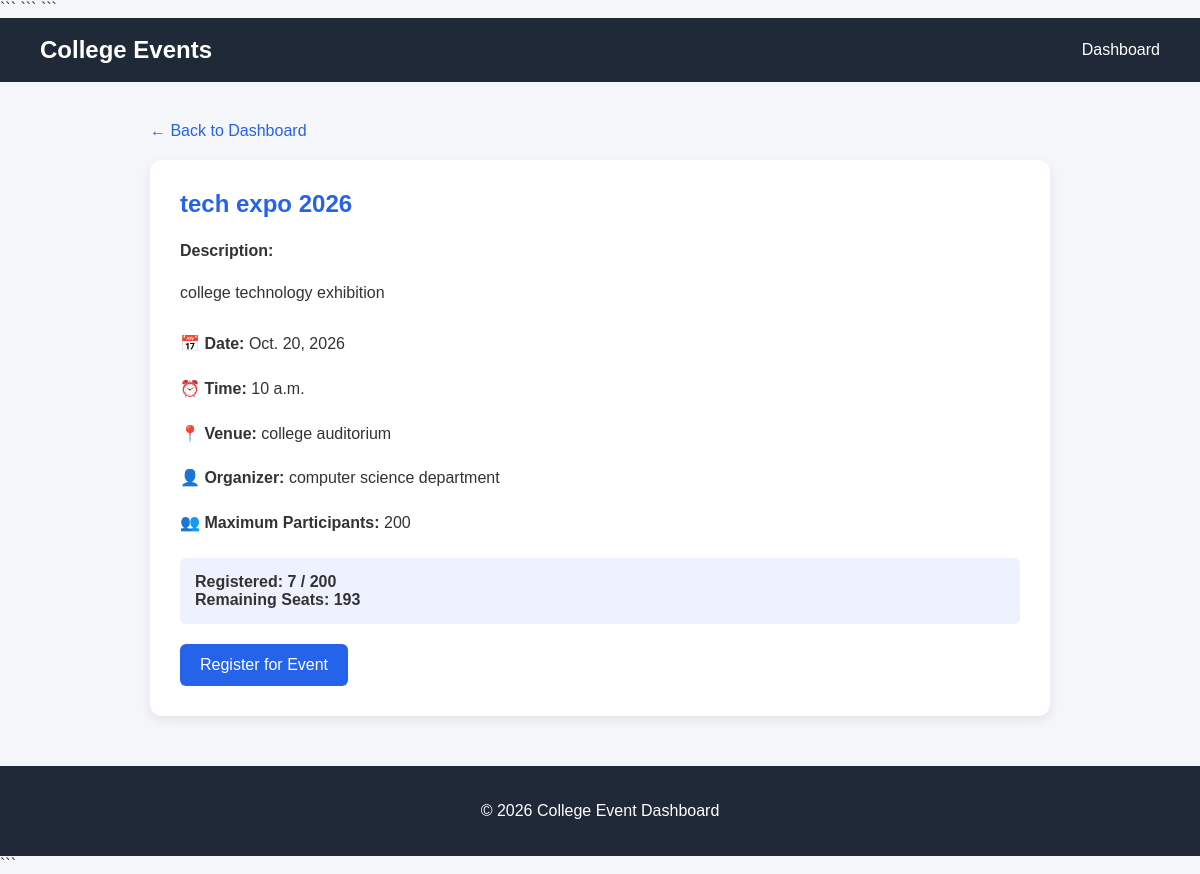
Screenshot of /event/1/ (signed in) with the database file from the repository.
### events/models.py (models this page shows, shortened)
class Event(models.Model):
    name = models.CharField(max_length=200)
    description = models.TextField()
    date = models.DateField()
    time = models.TimeField()
    venue = models.CharField(max_length=200)
    organizer = models.CharField(max_length=200)
    max_participants = models.PositiveIntegerField()
    created_at = models.DateTimeField(auto_now_add=True)

### events/views.py (the view)
@login_required
def event_detail(request, event_id):
    event = get_object_or_404(
        Event,
        id=event_id
    )
    event.registration_count = Registration.objects.filter(
        event=event
    ).count()
    event.remaining_seats = (
        event.max_participants
        - event.registration_count
    )
    return render(
        request,
        'events/event_detail.html',
        {
            'event': event
        }
    )

### events/templates/events/event_detail.html (shortened to what this page needs)
<!DOCTYPE html>
<html lang="en">
<head>
```
</head>
<body>
```
<nav class="navbar">
    <h1>College Events</h1>
    <a href="{% url 'dashboard' %}">
        Dashboard
    </a>
</nav>
<main class="container">
    <a href="{% url 'dashboard' %}"
       class="back-link">
        ← Back to Dashboard
    </a>
    <div class="event-card">
        <h2>
            {{ event.name }}
        </h2>
        <div class="description">
            <strong>Description:</strong>
            <p>
                {{ event.description }}
            </p>
        </div>
        <div class="event-info">
            <p>
                📅 <strong>Date:</strong>
                {{ event.date }}
            </p>
            <p>
                ⏰ <strong>Time:</strong>
                {{ event.time }}
            </p>
            <p>
                📍 <strong>Venue:</strong>
                {{ event.venue }}
            </p>
            <p>
                👤 <strong>Organizer:</strong>
                {{ event.organizer }}
            </p>
            <p>
                👥 <strong>Maximum Participants:</strong>
                {{ event.max_participants }}
            </p>
        </div>
        <div class="registration-count">
            Registered:
            {{ event.registration_count }}
            /
            {{ event.max_participants }}
            <br>
            Remaining Seats:
            {{ event.remaining_seats }}
        </div>
        {% if event.remaining_seats > 0 %}
            <a href="{% url 'register_event' event.id %}"
               class="register-btn">
                Register for Event
            </a>
        {% else %}
            <div class="full">
                Registration Full
            </div>
        {% endif %}
    </div>
</main>
<footer>
    <p>
        © 2026 College Event Dashboard
    </p>
</footer>
```
</body>
</html>

### events/templates/events/event_detail.html (style rules this page uses)
* { box-sizing: border-box; font-family: Arial, sans-serif; }
body { margin: 0; background-color: #f4f6f9; color: #333; }
.navbar { background-color: #1f2937; color: white; padding: 18px 40px; display: flex; justify-content: space-between; align-items: center; }
.navbar h1 { margin: 0; }
.navbar a { color: white; text-decoration: none; }
.container { width: 90%; max-width: 900px; margin: 40px auto; }
.event-card { background-color: white; padding: 30px; border-radius: 12px; box-shadow: 0 4px 12px rgba(0, 0, 0, 0.08); }
h2 { color: #2563eb; margin-top: 0; }
.description { line-height: 1.6; margin-bottom: 25px; }
.event-info { line-height: 1.8; margin-bottom: 20px; }
.registration-count { background-color: #eef2ff; padding: 15px; border-radius: 6px; font-weight: bold; margin-bottom: 20px; }
.register-btn { display: inline-block; padding: 12px 20px; background-color: #2563eb; color: white; text-decoration: none; border-radius: 6px; }
.back-link { display: inline-block; margin-bottom: 20px; color: #2563eb; text-decoration: none; }
footer { margin-top: 50px; background-color: #1f2937; color: white; text-align: center; padding: 20px; }

### rows the page displays
Event: name "tech expo 2026", description "college technology exhibition", date "Oct. 20, 2026", time "10 a.m.", venue "college auditorium", organizer "computer science department", max_participants "200", registration_count "7", remaining_seats "193"
